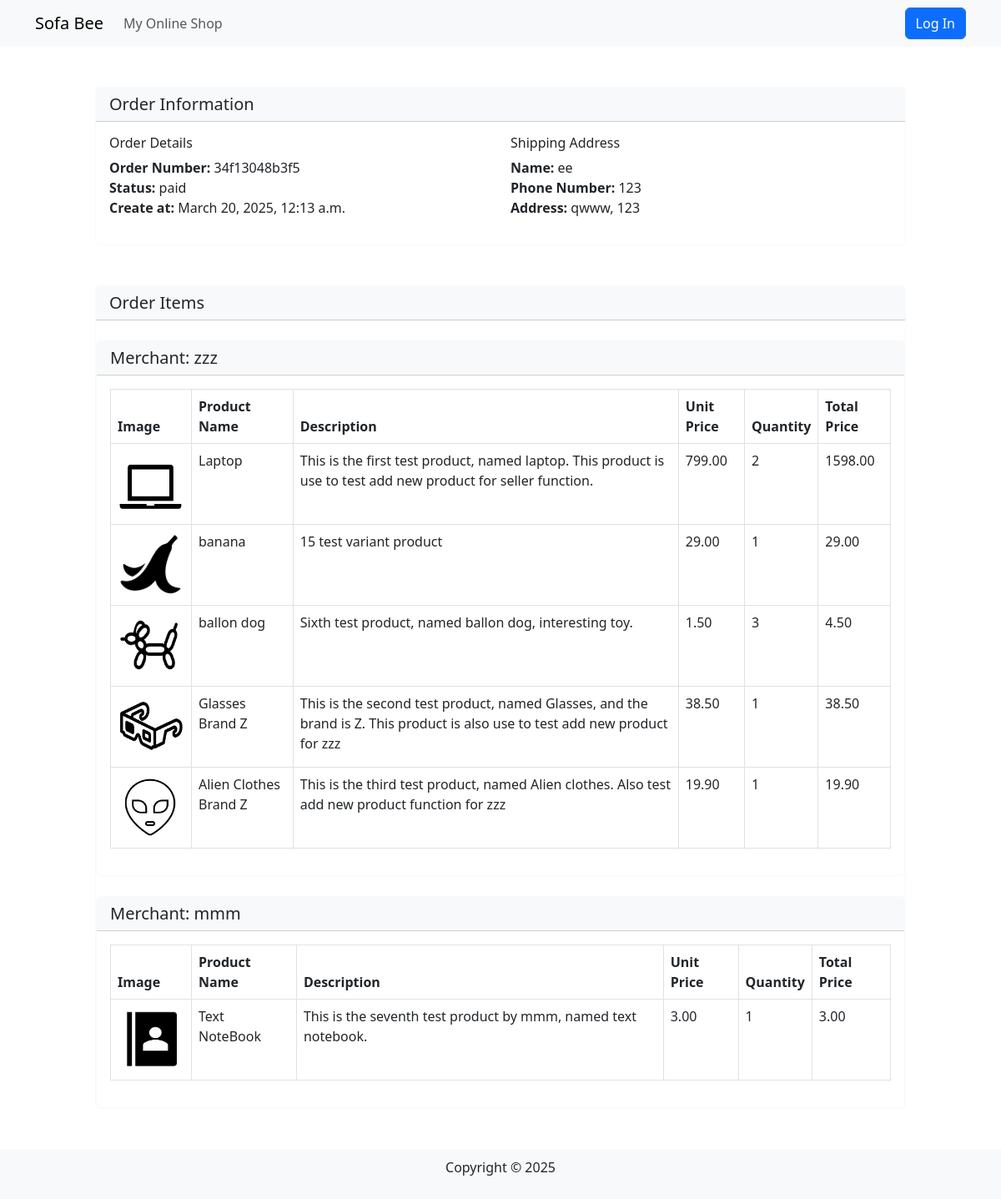
The app's page /profiles/order_detail/3/ with its own data.
### orders/models.py (models this page shows, shortened)
class Order(models.Model):
    STATUS_CHOICES = [
        ('pending', 'Pending Payment'),
        ('paid', 'Paid'),
        ('shipped', 'Shipped'),
        ('completed', 'Completed'),
    ]
    PAYMENT_CHOICES = [
        ('credit_card', 'Credit Card'),
        ('paypal', 'PayPal'),
        ('wechat', 'WeChat Pay'),
        ('alipay', 'Alipay'),
        ('cash', 'Cash on Delivery'),
    ]
    user = models.ForeignKey(User, on_delete=models.CASCADE, related_name='orders')
    order_number = models.CharField(max_length=20, unique=True)
    total_price = models.DecimalField(max_digits=10, decimal_places=2)
    paid_at = models.DateTimeField(null=True, blank=True)  # 记录支付时间
    status = models.CharField(max_length=10, choices=STATUS_CHOICES, default='pending')
    payment_method = models.CharField(max_length=20, choices=PAYMENT_CHOICES, default='credit_card')
    shipping_address = models.TextField(null=True, blank=True)
    created_at = models.DateTimeField(auto_now_add=True)

### products/models.py (models this page shows, shortened)
class Product(models.Model):
    name = models.CharField(max_length=255)
    description = models.TextField()
    price = models.DecimalField(max_digits=10, decimal_places=2)
    category = models.ForeignKey(Category, on_delete=models.SET_NULL, null=True, blank=True)
    image = models.ImageField(upload_to='products/', blank=True, null=True)
    seller = models.ForeignKey(User, on_delete=models.CASCADE, null=True, blank=True)
    stock = models.PositiveIntegerField(default=0)
    created_at = models.DateTimeField(auto_now_add=True)

### profiles/views.py (the view)
# urls.py: path('order_detail/<int:id>/', order_detail, name='history_order_detail'),
def order_detail(request, id):
    try:
        order = Order.objects.get(id=id)
    except Order.DoesNotExist:
        messages.error(request, "订单不存在")
        return redirect('history_order')
    class OrderInfo:
        def __init__(self, order_id, order_number, total_price, status, payment_method, created_at, paid_at, address):
            self.order_id = order_id
            self.order_number = order_number
            self.total_price = total_price
            self.status = status
            self.payment_method = payment_method
            self.created_at = created_at
            self.paid_at = paid_at
            self.address = address
    try:
        address_id = int(order.shipping_address)
        address_1 = Address.objects.get(id=address_id)
    except (ValueError, Address.DoesNotExist):
        address_1 = order.shipping_address
    order_info = OrderInfo(order_id=order.id, order_number=order.order_number, total_price=order.total_price,
                           status=order.status, payment_method=order.payment_method,
                           created_at=order.created_at, paid_at=order.paid_at, address=address_1)
    class Final_detail:
        def __init__(self, product_name, image, item_price, quantity, description, total_price):
            self.product_name = product_name
            self.image = image
            self.item_price = item_price
            self.item_quantity = quantity
            self.description = description
            self.total_price = total_price
    class Final_result:
        def __init__(self, merchant, final_details):
            self.merchant = merchant
            self.final_details = final_details
    order_items = OrderItem.objects.filter(order=order)  # 获取所有订单项
    from products.models import Product
    products = []
    for order_item in order_items:
        try:
            product = Product.objects.filter(name=order_item.product_name).first()
            if product:
                products.append(product)
        except Exception:
            continue
    if not products:
        return render(request, 'order_detail.html', {
            'order_info': order_info,
            'final_results': [],
            'error_message': '此订单没有有效的产品信息'
        })
    sellers = []
    for product in products:
        try:
            if product.seller:
                sellers.append(product.seller)
        except Exception:
            continue
    final_results = []
    try:
        sellers = list({product_1.seller.id: product_1.seller for product_1 in products if product_1.seller}.values())
        for seller in sellers:
            final_details = []
            for product in products:
                try:
                    if product.seller_id == seller.id:
                        name = product.name
                        picture = product.image
                        description = product.description
                        try:
                            order_item = OrderItem.objects.filter(order=order, product_name=product.name).first()
                            if order_item:
                                unit_price = product.price
                                quantity = order_item.quantity
                                total_price = order_item.price * order_item.quantity
                                final_detail = Final_detail(name, picture, unit_price, quantity, description, total_price)
                                final_details.append(final_detail)
                        except Exception:
                            continue
                except Exception:
                    continue
            if final_details:  # 只有当有详情时才添加结果
                final_result = Final_result(seller, final_details)
                final_results.append(final_result)
    except Exception as e:
        return render(request, 'order_detail.html', {
            'order_info': order_info,
            'final_results': [],
            'error_message': f'处理订单详情时出错: {str(e)}'
        })
    return render(request, 'order_detail.html', {'order_info': order_info, 'final_results': final_results})

### cart/context_processors.py (called while the page is built)
def cart_processor(request):
    cart = None
    cart_total_items = 0
    if request.user.is_authenticated:
        try:
            cart = Cart.objects.get(user=request.user)
            cart_total_items = cart.items.count()
        except Cart.DoesNotExist:
            pass
    return {
        'cart': cart,
        'cart_total_items': cart_total_items
    }

### profiles/templatetags/address_filters.py (called while the page is built)
@register.filter
def extract_field(value, field_name):
    pattern = f"{field_name}(.*?)(?:Phone Number:|Delivery Address:|$)"
    match = re.search(pattern, value, re.DOTALL)
    if match:
        return match.group(1).strip()
    return ""

### profiles/templates/order_detail.html (shortened to what this page needs)
    {% extends 'base.html' %}
{% load address_filters %}
{% block content %}
<div class="container mt-4">
            <div class="container" >
                <div class="card border-light m-5">
                    <div class="card-header bg-light">
                        <h5 class="card-title mb-0">Order Information</h5>
                    </div>
                    <div class="card-body">
                        <div class="row">
                            <div class="col-md-6">
                                <h6>Order Details</h6>
                                <ul class="list-unstyled">
                                    <li><strong>Order Number: </strong>{{ order_info.order_number }}</li>
                                    <li><strong>Status: </strong>{{ order_info.status }}</li>
                                    <li><strong>Create at: </strong>{{ order_info.created_at }}</li>
                                </ul>
                            </div>
                            <div class="col-md-6">
                                <h6>Shipping Address</h6>
                                <ul class="list-unstyled">
                                    {% if order_info.address.receiver_name %}
                                        <li><strong>Name: </strong>{{ order_info.address.receiver_name }}</li>
                                        <li><strong>Phone Number: </strong>{{ order_info.address.receiver_phone }}</li>
                                        <li>
                                            <strong>Address: </strong>
                                            {{ order_info.address.detail_address }}
                                            {% if order_info.address.district or order_info.address.city or order_info.address.province %}
                                                , {{ order_info.address.district }} {{ order_info.address.city }} {{ order_info.address.province }}
                                            {% endif %}
                                        </li>
                                    {% else %}
                                        {% with address_str=order_info.address|stringformat:"s" %}
                                            {% if "Full Name:" in address_str %}
                                                <li><strong>Name: </strong>{{ address_str|extract_field:"Full Name:" }}</li>
                                                <li><strong>Phone Number: </strong>{{ address_str|extract_field:"Phone Number:" }}</li>
                                                <li><strong>Address: </strong>{{ address_str|extract_field:"Delivery Address:" }}</li>
                                            {% else %}
                                                <li><strong>Name: </strong>N/A</li>
                                                <li><strong>Phone Number: </strong>N/A</li>
                                                <li><strong>Address: </strong>{{ order_info.address }}</li>
                                            {% endif %}
                                        {% endwith %}
                                    {% endif %}
                                </ul>
                            </div>
                        </div>
                    </div>
                </div>
                <div class="card border-light m-5">
                    <div class="card-header bg-light">
                        <h5 class="card-title mb-0">Order Items</h5>
                    </div>
                    {% for final_result in final_results %}
                        <div class="card mt-4 border-light">
                            <div class="card-header bg-light">
                                <h5 class="card-title mb-0">
                                    Merchant: {{ final_result.merchant.shop_name|default:final_result.merchant.username }}
                                </h5>
                            </div>
                            <div class="card-body">
                                <table class="table table-bordered">
                                    <thead>
                                    <tr>
                                        <th>Image</th>
                                        <th>Product Name</th>
                                        <th>Description</th>
                                        <th>Unit Price</th>
                                        <th>Quantity</th>
                                        <th>Total Price</th>
                                    </tr>
                                    </thead>
                                    <tbody>
                                    {% for item_detail in final_result.final_details %}
                                        <tr>
                                            <td class="text-center">
                                                {% if item_detail.image %}
                                                    <img style="width: 80px; height: 80px;" src="{{ item_detail.image.url }}">
                                                {% endif %}
                                            </td>
                                            <td>{{ item_detail.product_name }}</td>
                                            <td>{{ item_detail.description }}</td>
                                            <td>{{ item_detail.item_price }}</td>
                                            <td>{{ item_detail.item_quantity }}</td>
                                            <td>{{ item_detail.total_price }}</td>
                                        </tr>
                                    {% endfor %}
                                    </tbody>
                                </table>
                            </div>
                        </div>
                    {% endfor %}
                </div>
            </div>
        </div>
</div>
{% endblock %}

### products/templates/base.html (style rules this page uses)
body { display: flex; flex-direction: column; min-height: 100vh; }

### records on screen
Order: order_number "34f13048b3f5", status "paid", created_at "March 20, 2025, 12:13 a.m.", shipping_address "ee", shipping_address "123", shipping_address "qwww, 123"
Product: product_name "Laptop", description "This is the first test product, named laptop. This product is use to test add new product for seller function.", item_price "799.00"
Product: product_name "banana", description "15 test variant product", item_price "29.00"
Product: product_name "ballon dog", description "Sixth test product, named ballon dog, interesting toy.", item_price "1.50"
Product: product_name "Glasses Brand Z", description "This is the second test product, named Glasses, and the brand is Z. This product is also use to test add new product for zzz", item_price "38.50"
Product: product_name "Alien Clothes Brand Z", description "This is the third test product, named Alien clothes. Also test add new product function for zzz", item_price "19.90"
Product: product_name "Text NoteBook", description "This is the seventh test product by mmm, named text notebook.", item_price "3.00"

### other values on screen
{{ final_result.merchant.shop_name|default:final_result.merchant.username }} "zzz" "mmm"
{{ item_detail.item_quantity }} "2" "1" "3" "1" "1" "1"
{{ item_detail.total_price }} "1598.00" "29.00" "4.50" "38.50" "19.90" "3.00"
